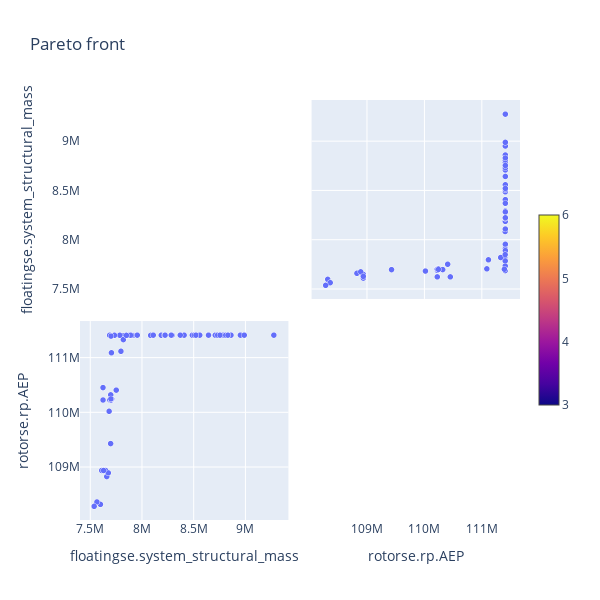

Source (notebook cell):
### Code cell
import plotly.graph_objects as go

# dfw = df
dfw = df[(df.pareto_rank >= 0) & (df.pareto_rank < 5)]
# dfw = df[(df.pareto_rank == 0)]

fig = go.Figure(
    data=go.Splom(
        dimensions=[
            {"label": k, "values": v} for k, v in dfw[[
                v[0] for v in problem_vars["objectives"]
            ] + [
                # "tune_rosco_ivc.ps_percent"
            ]].to_dict(orient="list").items()
        ],
        # showupperhalf=False,
        diagonal_visible=False,
        # text=dfw["tune_rosco_ivc.ps_percent"],
        marker={
            # "color": dfw["tune_rosco_ivc.ps_percent"],
            # "color": dfw.pareto_rank,
            "showscale": False,
            "line_color": "white",
            "line_width": 0.5,
        }
    )
)

fig.update_traces(
    marker=dict(
        showscale=True,
        colorbar=dict(
            # title="Peak shaving",
            thickness=20,
            len=0.5
        )
    ),
    selector=dict(type='splom')
)

fig.update_layout(
    title=dict(text="Pareto front"),
    hoversubplots="axis",
    width=600,
    height=600,
    hovermode="x",
)
